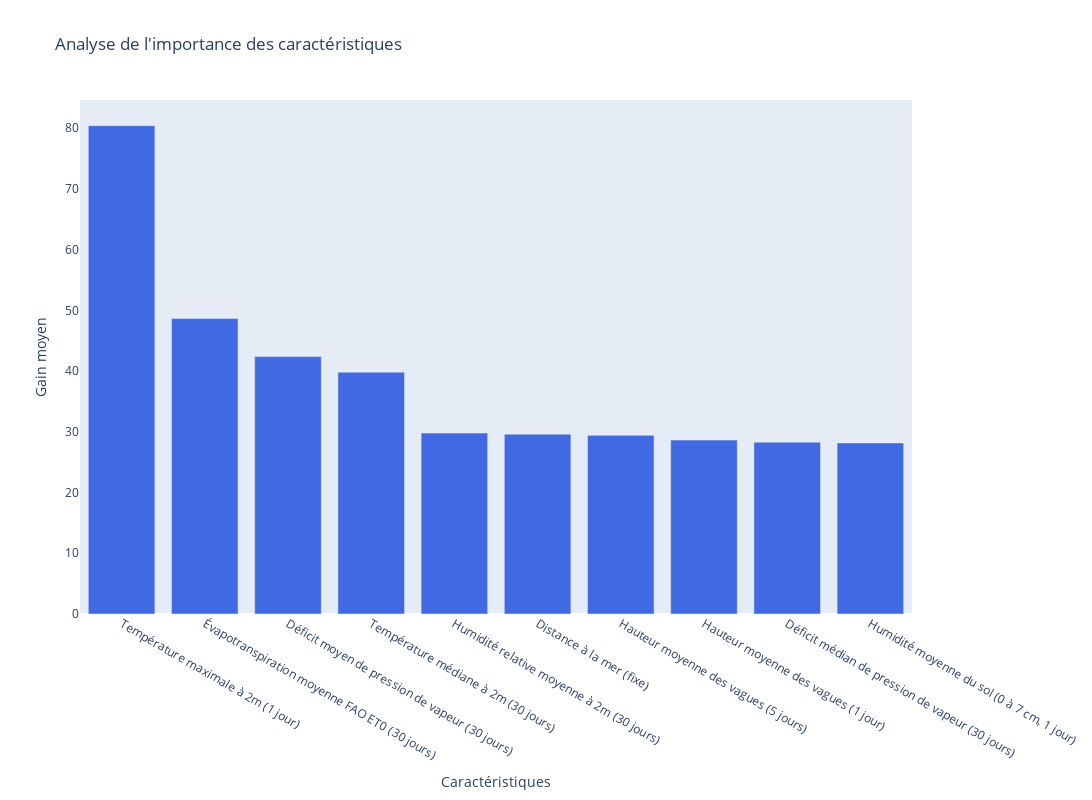

Source (notebook cell):
### Code cell
bar_y = [
    "Température maximale à 2m (1 jour)",
    "Évapotranspiration moyenne FAO ET0 (30 jours)",
    "Déficit moyen de pression de vapeur (30 jours)",
    "Température médiane à 2m (30 jours)",
    "Humidité relative moyenne à 2m (30 jours)",
    "Distance à la mer (fixe)",
    "Hauteur moyenne des vagues (5 jours)",
    "Hauteur moyenne des vagues (1 jour)",
    "Déficit médian de pression de vapeur (30 jours)",
    "Humidité moyenne du sol (0 à 7 cm, 1 jour)"
]

perm_features = X_test.columns[sorted_idx[-5:]]
perm_importances = result.importances[sorted_idx[-5:]]

fig = go.Figure()


fig.add_trace(
    go.Bar(
        x=bar_y,  
        y=bar_x,  
        orientation='v',  
        marker=dict(color='royalblue'),
        name="Importance des caractéristiques (Gain)"
    )
)


fig.update_layout(
    title="Analyse de l'importance des caractéristiques",
    height=800,
    width=1500,
    showlegend=False,
    xaxis=dict(title="Caractéristiques", showgrid=False),  
    yaxis=dict(title="Gain moyen", showgrid=False),  

)

fig.show()

### Figure 1 — Plotly figure (JSON) as saved in the notebook; plotly's stock layout.template omitted (floating-point values rounded to 4 significant figures)
{"data": [{"marker": {"color": "royalblue"}, "name": "Importance des caractéristiques (Gain)", "orientation": "v", "type": "bar", "x": ["Température maximale à 2m (1 jour)", "Évapotranspiration moyenne FAO ET0 (30 jours)", "Déficit moyen de pression de vapeur (30 jours)", "Température médiane à 2m (30 jours)", "Humidité relative moyenne à 2m (30 jours)", "Distance à la mer (fixe)", "Hauteur moyenne des vagues (5 jours)", "Hauteur moyenne des vagues (1 jour)", "Déficit médian de pression de vapeur (30 jours)", "Humidité moyenne du sol (0 à 7 cm, 1 jour)"], "y": [80.4, 48.64, 42.39, 39.82, 29.79, 29.61, 29.42, 28.64, 28.29, 28.17]}], "layout": {"height": 800, "showlegend": false, "title": {"text": "Analyse de l'importance des caractéristiques"}, "width": 1500, "xaxis": {"showgrid": false, "title": {"text": "Caractéristiques"}}, "yaxis": {"showgrid": false, "title": {"text": "Gain moyen"}}}}
